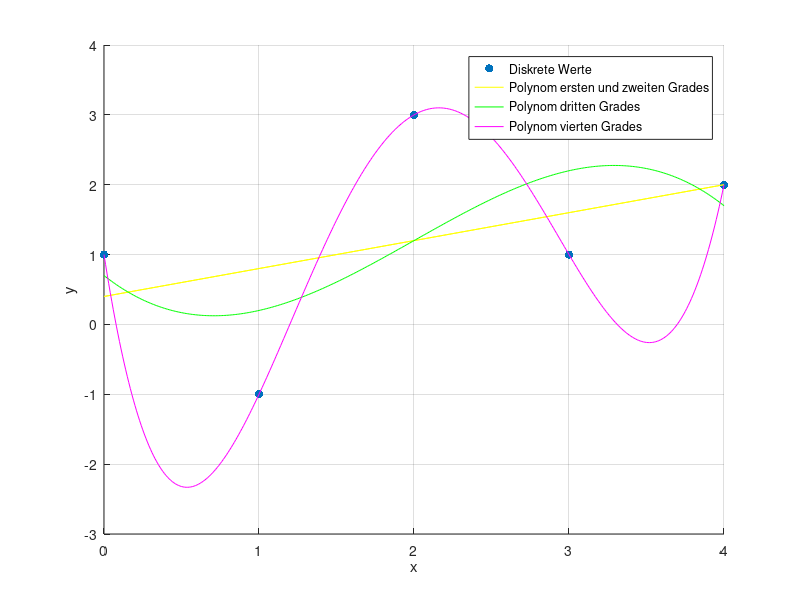

The MATLAB script that drew this image: (Note: this script raises an error after producing the figure.)
x = [0,1,2,3,4];
y = [1,-1,3,1,2];
p1 = polyfit(x,y,1);
p2 = polyfit(x,y,2);
p3 = polyfit(x,y,3);
p4 = polyfit(x,y,4);

x1 = 0:0.01:4;
y1 = polyval(p1,x1);
y2 = polyval(p2,x1);
y3 = polyval(p3,x1);
y4 = polyval(p4,x1);
figure('Name','Blatt3, Aufgabe2','NumberTitle','off')
z1 = scatter(x,y,'filled');
hold on
z2 = plot(x1,y1, 'y');
z3 = plot(x1,y2, 'y');
z4 = plot(x1,y3, 'g');
z5 = plot(x1,y4, 'm');
grid on
legend([z1, z2, z4, z5],'Diskrete Werte','Polynom ersten und zweiten Grades','Polynom dritten Grades','Polynom vierten Grades')
xlabel('x')
ylabel('y')
set(gca, 'XTickMode', 'manual', 'XTick', 0:x(numel(x)))

hold off

fapp1 = polyval(p1,x);
fapp2 = polyval(p2,x);
fapp3 = polyval(p3,x);
fapp4 = polyval(p4,x);
e2_1 = quaderror(y, fapp1);
e2_2 = quaderror(y, fapp2);
e2_3 = quaderror(y, fapp3);
e2_4 = quaderror(y, fapp4);
sprintf('Quadratischer Fehler ist \n\t\t\t\t%f für den Polynom ersten Gerades;\n\t\t\t\t%f für den Polynom zweiten Gerades;\n\t\t\t\t%f für den Polynom dritten Geraden;\n\t\t\t\t%f für den Polynom vierten Geraden.', e2_1, e2_2, e2_3, e2_4)

